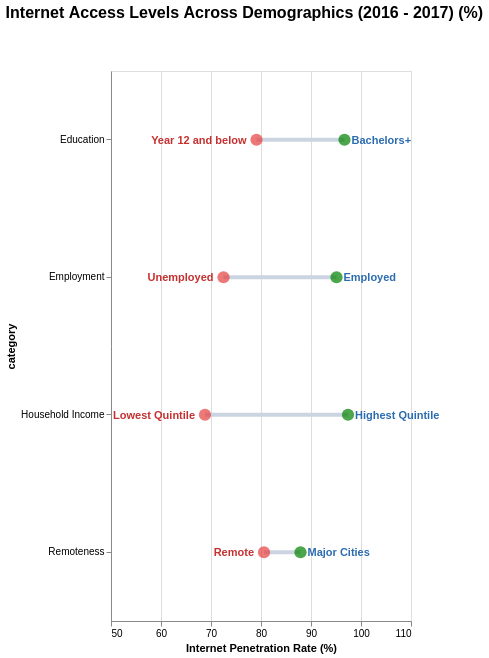

Express this chart as Vega-Lite.
### Vega-Lite specification from a JSON file in a GitHub repository (floating-point values rounded to 4 significant figures)
{"$schema": "https://vega.github.io/schema/vega-lite/v5.json", "title": {"text": "Internet Access Levels Across Demographics (2016 - 2017) (%)", "fontSize": 16, "anchor": "start", "offset": 50}, "data": {"values": [{"category": "Household Income", "low-group": "Lowest Quintile", "low_pct": 68.8, "high-group": "Highest Quintile", "high_pct": 97.4, "gap": 28.6}, {"category": "Employment", "low-group": "Unemployed", "low_pct": 72.5, "high-group": "Employed", "high_pct": 95.1, "gap": 22.6}, {"category": "Education", "low-group": "Year 12 and below", "low_pct": 79.1, "high-group": "Bachelors+", "high_pct": 96.7, "gap": 17.6}, {"category": "Remoteness", "low-group": "Remote", "low_pct": 80.6, "high-group": "Major Cities", "high_pct": 87.9, "gap": 7.3}]}, "width": "container", "height": 550, "layer": [{"description": "Connecting line between min and max group", "mark": {"type": "rule", "color": "#cbd5e1", "strokeWidth": 4}, "encoding": {"y": {"field": "category", "type": "nominal", "sort": ["Household Income", "Employment", "Education", "Remoteness"]}, "x": {"field": "low_pct", "type": "quantitative", "title": "Internet Penetration Rate (%)", "scale": {"domain": [53, 110]}}, "x2": {"field": "high_pct"}}}, {"mark": {"type": "point", "filled": true, "size": 150, "color": "#e53e3e"}, "encoding": {"y": {"field": "category", "type": "nominal"}, "x": {"field": "low_pct", "type": "quantitative"}, "tooltip": [{"field": "category", "title": "Category"}, {"field": "low-group", "title": "Lowest Group"}, {"field": "low_pct", "title": "Penetration Rate (%)"}]}}, {"mark": {"type": "point", "filled": true, "size": 150, "color": "green"}, "encoding": {"y": {"field": "category", "type": "nominal"}, "x": {"field": "high_pct", "type": "quantitative"}, "tooltip": [{"field": "category", "title": "Category"}, {"field": "high-group", "title": "Lowest Group"}, {"field": "high_pct", "title": "Penetration Rate (%)"}]}}, {"description": "Lowest Group Label", "mark": {"type": "text", "align": "right", "dx": -10, "dy": 1, "color": "#c53030", "fontWeight": "bold", "fontSize": 11}, "encoding": {"y": {"field": "category", "type": "nominal"}, "x": {"field": "low_pct", "type": "quantitative"}, "text": {"field": "low-group", "type": "nominal"}}}, {"description": "Highest Group Label", "mark": {"type": "text", "align": "left", "dx": 7, "dy": 1, "color": "#2b6cb0", "fontWeight": "bold", "fontSize": 11}, "encoding": {"y": {"field": "category", "type": "nominal"}, "x": {"field": "high_pct", "type": "quantitative"}, "text": {"field": "high-group", "type": "nominal"}}}]}
